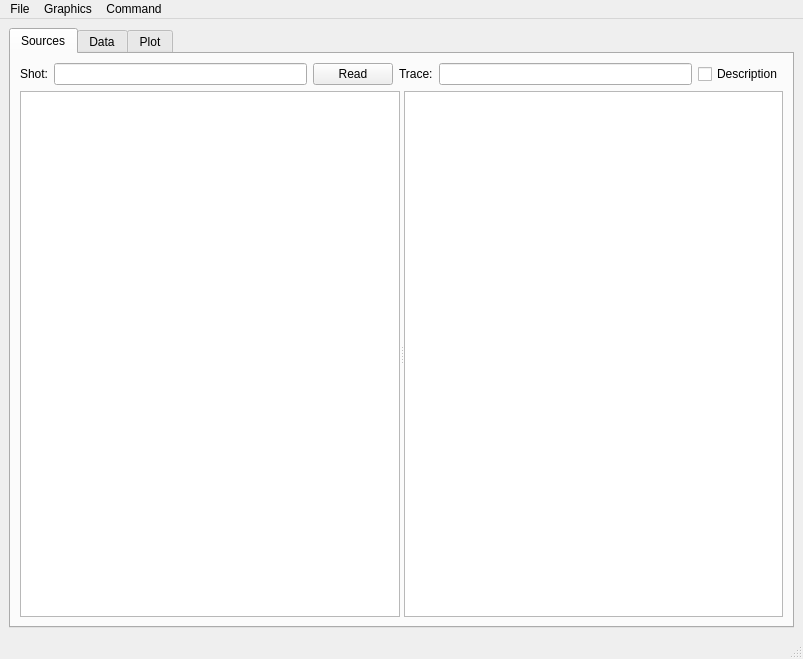
<?xml version="1.0" encoding="UTF-8"?>
<ui version="4.0">
 <class>MainWindow</class>
 <widget class="QMainWindow" name="MainWindow">
  <property name="geometry">
   <rect>
    <x>0</x>
    <y>0</y>
    <width>803</width>
    <height>659</height>
   </rect>
  </property>
  <property name="windowTitle">
   <string>PyXpad</string>
  </property>
  <widget class="QWidget" name="centralwidget">
   <layout class="QGridLayout" name="gridLayout_2">
    <item row="0" column="0">
     <widget class="QTabWidget" name="tabWidget">
      <property name="currentIndex">
       <number>0</number>
      </property>
      <widget class="QWidget" name="sourceTab">
       <attribute name="title">
        <string>Sources</string>
       </attribute>
       <layout class="QGridLayout" name="gridLayout_3">
        <item row="0" column="0">
         <layout class="QGridLayout" name="gridLayout">
          <item row="0" column="0">
           <widget class="QLabel" name="label">
            <property name="text">
             <string>Shot:</string>
            </property>
           </widget>
          </item>
          <item row="0" column="1">
           <widget class="QLineEdit" name="shotInput"/>
          </item>
          <item row="0" column="2">
           <widget class="QPushButton" name="readDataButton">
            <property name="text">
             <string>Read</string>
            </property>
           </widget>
          </item>
          <item row="0" column="3">
           <widget class="QLabel" name="label_2">
            <property name="text">
             <string>Trace:</string>
            </property>
           </widget>
          </item>
          <item row="0" column="4">
           <widget class="QLineEdit" name="tracePattern"/>
          </item>
          <item row="0" column="5">
           <widget class="QCheckBox" name="sourceDescription">
            <property name="text">
             <string>Description</string>
            </property>
           </widget>
          </item>
         </layout>
        </item>
        <item row="1" column="0">
         <widget class="QSplitter" name="splitter">
          <property name="orientation">
           <enum>Qt::Horizontal</enum>
          </property>
          <widget class="QTreeWidget" name="treeView">
           <property name="columnCount">
            <number>1</number>
           </property>
           <attribute name="headerVisible">
            <bool>false</bool>
           </attribute>
           <attribute name="headerDefaultSectionSize">
            <number>200</number>
           </attribute>
           <attribute name="headerStretchLastSection">
            <bool>true</bool>
           </attribute>
           <column>
            <property name="text">
             <string notr="true">Source</string>
            </property>
           </column>
          </widget>
          <widget class="QTableWidget" name="sourceTable">
           <property name="sizePolicy">
            <sizepolicy hsizetype="Expanding" vsizetype="Expanding">
             <horstretch>0</horstretch>
             <verstretch>0</verstretch>
            </sizepolicy>
           </property>
           <property name="toolTip">
            <string>List of available signals</string>
           </property>
           <property name="editTriggers">
            <set>QAbstractItemView::NoEditTriggers</set>
           </property>
           <property name="alternatingRowColors">
            <bool>true</bool>
           </property>
           <property name="selectionMode">
            <enum>QAbstractItemView::MultiSelection</enum>
           </property>
           <property name="showGrid">
            <bool>false</bool>
           </property>
           <property name="columnCount">
            <number>1</number>
           </property>
           <attribute name="horizontalHeaderVisible">
            <bool>false</bool>
           </attribute>
           <attribute name="horizontalHeaderDefaultSectionSize">
            <number>200</number>
           </attribute>
           <attribute name="horizontalHeaderStretchLastSection">
            <bool>false</bool>
           </attribute>
           <attribute name="verticalHeaderVisible">
            <bool>false</bool>
           </attribute>
           <attribute name="verticalHeaderDefaultSectionSize">
            <number>20</number>
           </attribute>
           <column/>
          </widget>
         </widget>
        </item>
       </layout>
      </widget>
      <widget class="QWidget" name="dataTab">
       <attribute name="title">
        <string>Data</string>
       </attribute>
       <layout class="QGridLayout" name="gridLayout_5">
        <item row="0" column="0">
         <widget class="QSplitter" name="splitter_2">
          <property name="orientation">
           <enum>Qt::Vertical</enum>
          </property>
          <widget class="QTableWidget" name="dataTable">
           <property name="alternatingRowColors">
            <bool>true</bool>
           </property>
           <property name="selectionMode">
            <enum>QAbstractItemView::MultiSelection</enum>
           </property>
           <property name="selectionBehavior">
            <enum>QAbstractItemView::SelectRows</enum>
           </property>
           <property name="showGrid">
            <bool>false</bool>
           </property>
           <property name="gridStyle">
            <enum>Qt::SolidLine</enum>
           </property>
           <attribute name="horizontalHeaderStretchLastSection">
            <bool>true</bool>
           </attribute>
           <attribute name="verticalHeaderDefaultSectionSize">
            <number>20</number>
           </attribute>
           <column>
            <property name="text">
             <string>Name</string>
            </property>
           </column>
           <column>
            <property name="text">
             <string>Source</string>
            </property>
           </column>
           <column>
            <property name="text">
             <string>Trace</string>
            </property>
           </column>
           <column>
            <property name="text">
             <string>Comments</string>
            </property>
           </column>
          </widget>
          <widget class="QTextEdit" name="textOutput">
           <property name="readOnly">
            <bool>true</bool>
           </property>
          </widget>
          <widget class="QWidget" name="layoutWidget">
           <layout class="QGridLayout" name="gridLayout_4">
            <item row="0" column="0">
             <widget class="QLabel" name="label_3">
              <property name="text">
               <string>Command:</string>
              </property>
             </widget>
            </item>
            <item row="0" column="1">
             <widget class="ConsoleWidget" name="commandInput"/>
            </item>
            <item row="0" column="2">
             <widget class="QPushButton" name="commandButton">
              <property name="text">
               <string>Run</string>
              </property>
             </widget>
            </item>
           </layout>
          </widget>
         </widget>
        </item>
       </layout>
      </widget>
      <widget class="QWidget" name="plotTab">
       <attribute name="title">
        <string>Plot</string>
       </attribute>
      </widget>
     </widget>
    </item>
   </layout>
  </widget>
  <widget class="QMenuBar" name="menubar">
   <property name="geometry">
    <rect>
     <x>0</x>
     <y>0</y>
     <width>803</width>
     <height>19</height>
    </rect>
   </property>
   <widget class="QMenu" name="menuFile">
    <property name="title">
     <string>File</string>
    </property>
    <widget class="QMenu" name="menuAdd_source">
     <property name="title">
      <string>Add source</string>
     </property>
     <addaction name="actionNetCDF_file"/>
     <addaction name="actionXPAD_tree"/>
     <addaction name="actionBOUT_data"/>
    </widget>
    <addaction name="menuAdd_source"/>
    <addaction name="separator"/>
    <addaction name="actionLoadState"/>
    <addaction name="actionSaveState"/>
    <addaction name="separator"/>
    <addaction name="actionWrite_ASCII"/>
    <addaction name="separator"/>
    <addaction name="actionExit"/>
   </widget>
   <widget class="QMenu" name="menuPlot">
    <property name="title">
     <string>Graphics</string>
    </property>
    <addaction name="actionPlot"/>
    <addaction name="actionXYPlot"/>
    <addaction name="actionContour"/>
    <addaction name="actionContour_filled"/>
   </widget>
   <widget class="QMenu" name="menuCommand">
    <property name="title">
     <string>Command</string>
    </property>
    <addaction name="actionChop"/>
    <addaction name="separator"/>
    <addaction name="actionIntegrate"/>
    <addaction name="actionDf_dt"/>
    <addaction name="actionSmooth"/>
    <addaction name="actionBand_pass_filter"/>
    <addaction name="separator"/>
    <addaction name="actionAdd"/>
    <addaction name="actionSubtract"/>
    <addaction name="actionMultiply"/>
    <addaction name="actionDivide"/>
    <addaction name="separator"/>
    <addaction name="actionFFTP"/>
    <addaction name="actionReciprocal"/>
    <addaction name="actionExponential"/>
    <addaction name="actionAbsolute"/>
    <addaction name="actionArctan"/>
    <addaction name="actionNlog"/>
    <addaction name="actionNorm"/>
   </widget>
   <addaction name="menuFile"/>
   <addaction name="menuPlot"/>
   <addaction name="menuCommand"/>
  </widget>
  <widget class="QStatusBar" name="statusbar"/>
  <action name="actionLoadState">
   <property name="text">
    <string>Load config</string>
   </property>
  </action>
  <action name="actionSaveState">
   <property name="text">
    <string>Save config</string>
   </property>
  </action>
  <action name="actionExit">
   <property name="text">
    <string>Exit</string>
   </property>
   <property name="toolTip">
    <string>Exit pyXpad</string>
   </property>
   <property name="shortcut">
    <string>Ctrl+Q</string>
   </property>
  </action>
  <action name="actionXPAD_tree">
   <property name="text">
    <string>XPAD tree</string>
   </property>
   <property name="toolTip">
    <string>Load a tree of XPAD items</string>
   </property>
  </action>
  <action name="actionNetCDF_file">
   <property name="text">
    <string>NetCDF file</string>
   </property>
  </action>
  <action name="actionPlot">
   <property name="text">
    <string>Plot</string>
   </property>
  </action>
  <action name="actionXYPlot">
   <property name="text">
    <string>XYPlot</string>
   </property>
  </action>
  <action name="actionBOUT_data">
   <property name="text">
    <string>BOUT++ data</string>
   </property>
   <property name="toolTip">
    <string>Read BOUT++ data directory</string>
   </property>
   <property name="shortcut">
    <string>Ctrl+S</string>
   </property>
  </action>
  <action name="actionContour">
   <property name="text">
    <string>Contour</string>
   </property>
  </action>
  <action name="actionContour_filled">
   <property name="text">
    <string>Contour filled</string>
   </property>
  </action>
  <action name="actionWrite_ASCII">
   <property name="text">
    <string>Write ASCII</string>
   </property>
  </action>
  <action name="actionAdd">
   <property name="text">
    <string>X+Y (Sum Channels)</string>
   </property>
  </action>
  <action name="actionSubtract">
   <property name="text">
    <string>X-Y</string>
   </property>
  </action>
  <action name="actionMultiply">
   <property name="text">
    <string>X*Y</string>
   </property>
  </action>
  <action name="actionDivide">
   <property name="text">
    <string>X/Y</string>
   </property>
  </action>
  <action name="actionChop">
   <property name="text">
    <string>Chop</string>
   </property>
  </action>
  <action name="actionIntegrate">
   <property name="text">
    <string>Integrate</string>
   </property>
  </action>
  <action name="actionDf_dt">
   <property name="text">
    <string>df/dt</string>
   </property>
  </action>
  <action name="actionSmooth">
   <property name="text">
    <string>Smooth</string>
   </property>
  </action>
  <action name="actionLow_pass_filter">
   <property name="text">
    <string>Low pass filter</string>
   </property>
  </action>
  <action name="actionHigh_pass_filter">
   <property name="text">
    <string>High pass filter</string>
   </property>
  </action>
  <action name="actionBand_pass_filter">
   <property name="text">
    <string>Band pass filter</string>
   </property>
  </action>
  <action name="actionFFTP">
   <property name="text">
    <string>FFTP</string>
   </property>
  </action>
  <action name="actionReciprocal">
   <property name="text">
    <string>1/X</string>
   </property>
  </action>
  <action name="actionExponential">
   <property name="text">
    <string>exp</string>
   </property>
  </action>
  <action name="actionAbsolute">
   <property name="text">
    <string>abso</string>
   </property>
  </action>
  <action name="actionArctan">
   <property name="text">
    <string>arctan</string>
   </property>
  </action>
  <action name="actionNlog">
   <property name="text">
    <string>ln</string>
   </property>
  </action>
  <action name="actionNorm">
   <property name="text">
    <string>Normalise</string>
   </property>
  </action>
 </widget>
 <customwidgets>
  <customwidget>
   <class>ConsoleWidget</class>
   <extends>QLineEdit</extends>
   <header>console_widget.h</header>
  </customwidget>
 </customwidgets>
 <resources/>
 <connections/>
</ui>
